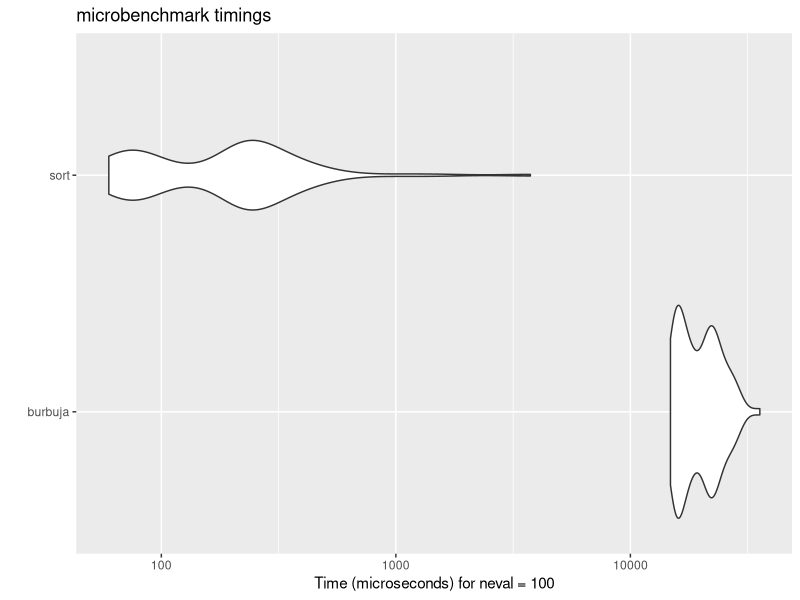
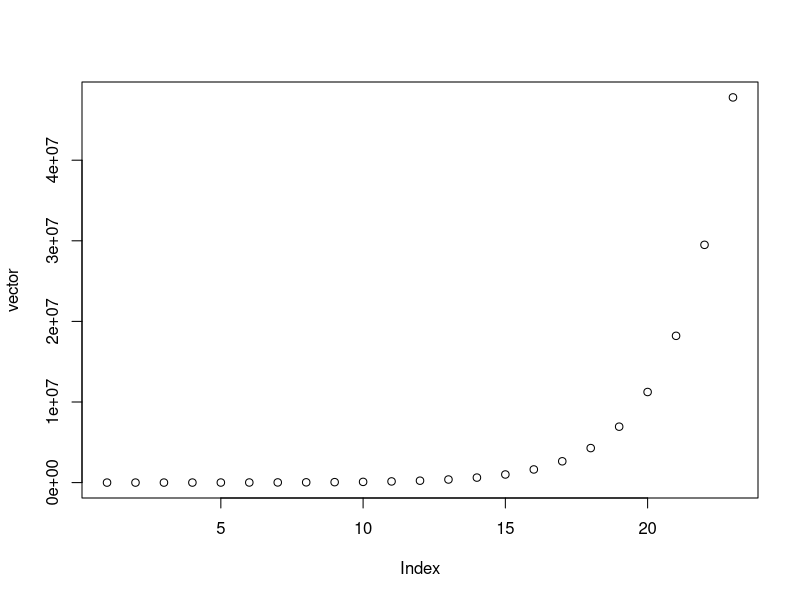
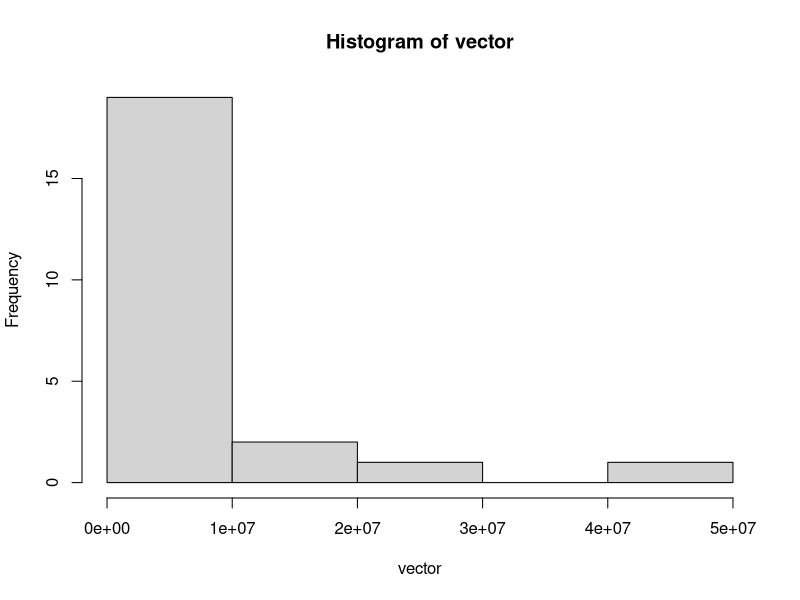
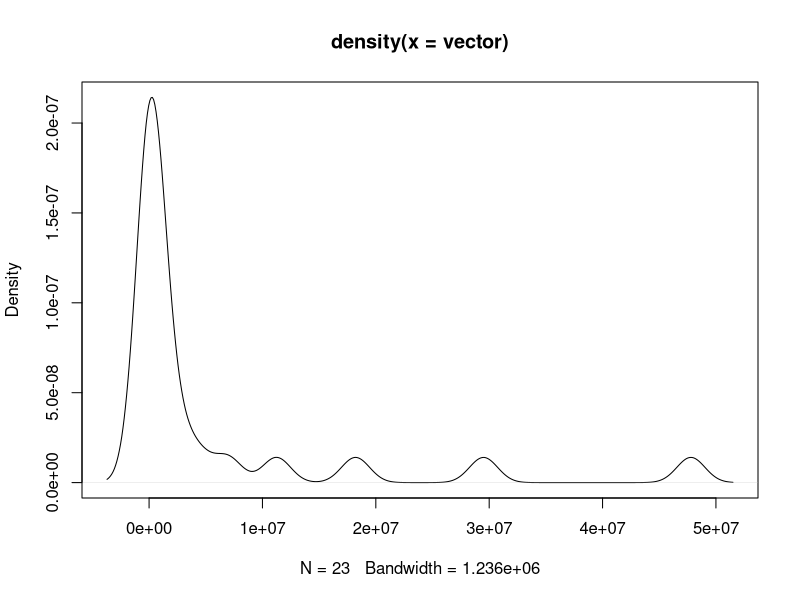

Source code (R) for these figures, in order:
## ---- chunk 1
A<- c()
start_time<-Sys.time()
for (i in 1:50000) {A[i]<-(i*2)}
head (A)
tail(A)
end_time<- Sys.time() 
end_time-start_time
## ---- chunk 2
start_time2<- Sys.time()
A<-seq(1,100000,2)
head(A)
tail(A)
end_time2 <- Sys.time()
end_time2 - start_time2
## ---- chunk 3
f0<-0
f1<-1
it<-0
f2<-0
vec<- c(f0,f1)
while(f2<=1000000){
it<-(it+1)
f2<-(f0+f1)
vec<- c(vec,f2)
f0<-f1
f1<-f2
}
it
tail(vec)
## ---- chunk 4
library(microbenchmark)
x<-sample(1:100,100)
mbm<-microbenchmark(
##método de ordenamiento directo o burbuja
"burbuja"={
  burbuja<-function(x){
    n<-length(x)
    for(j in 1:(n-1)){
      for(i in 1:(n-j)){
        if(x[i]>x[i+1]){
          temporal<-x[i]
          x[i]<-x[i+1]
          x[i+1]<-temporal
        }
      }
    }
  return(x)  
  }
res<-burbuja(x) 
},
##método de R sort
"sort"={
  sort(x)
}
)
mbm
library(ggplot2)
autoplot(mbm)

## ---- chunk 5
f1<- 1175
f2<-0
dia<-0
vector<- c(f1)
F<-1.62

while(f2<=40000000){
  dia<-dia+1
  f2<-F*f1
  vector<-c(vector,f2)
  f1<-f2
}
dia
vector
plot(vector)

## ---- chunk 6
hist(vector)
## ---- chunk 7
plot(density(vector))
